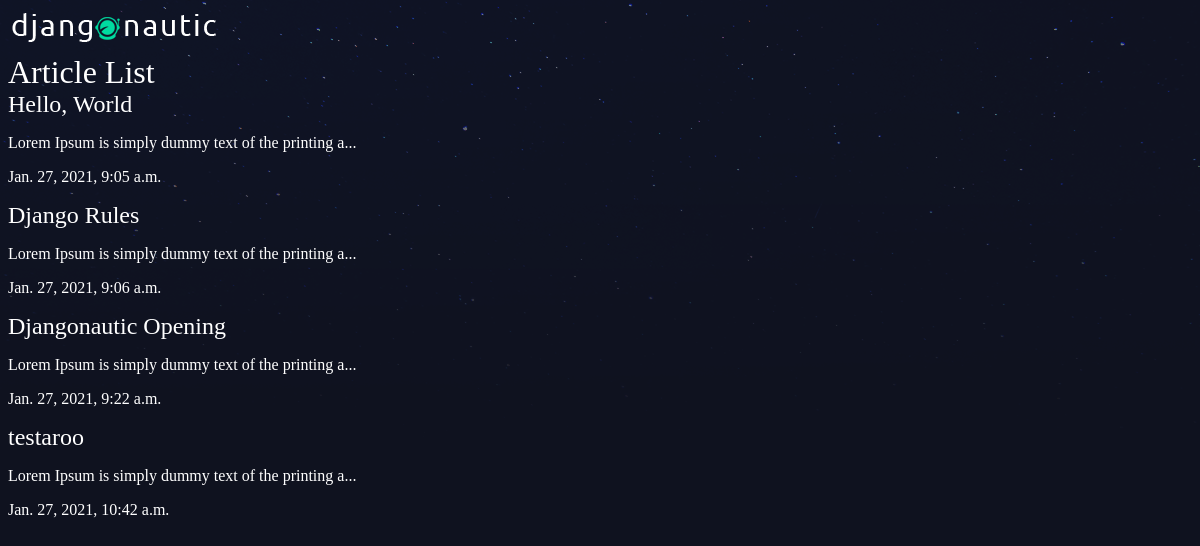
/articles/, run on an earlier commit of the app's database.
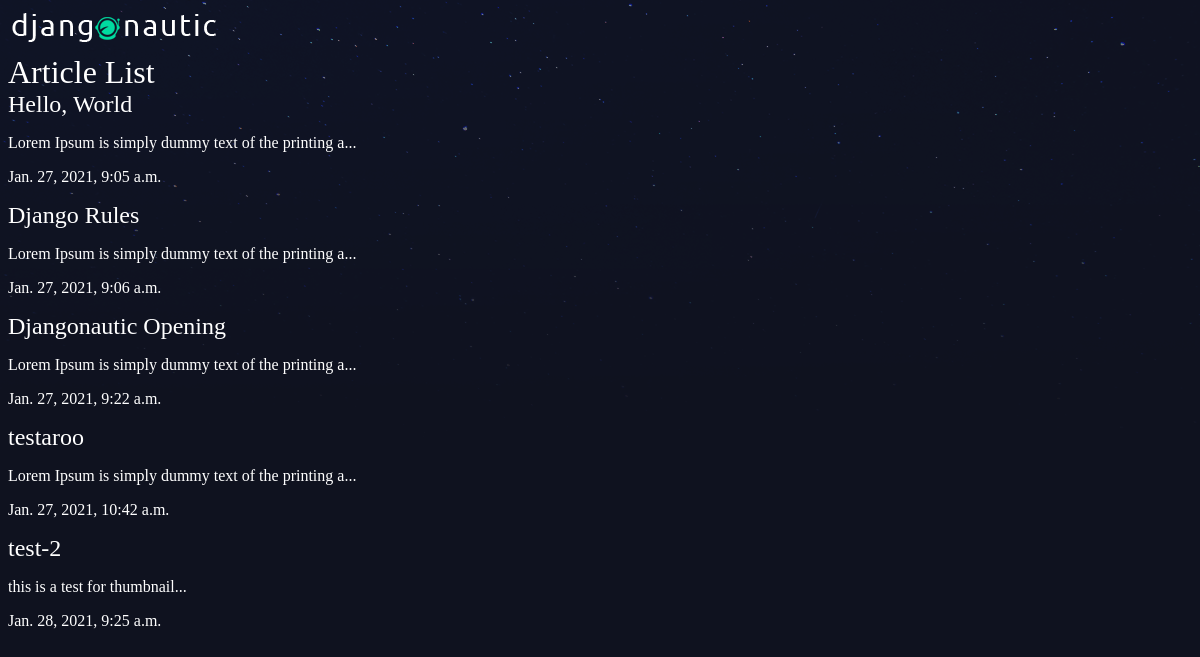
And on a later commit of the database.
### articles/models.py (models this page shows, shortened)
class Article(models.Model):
    title = models.CharField(max_length=100)
    slug = models.SlugField()
    body = models.TextField()
    date = models.DateTimeField(auto_now_add=True)
    thumb = models.ImageField(default='default.png', blank=True)
    def snippet(self):
        return self.body[:50] + '...'

### articles/views.py (the view)
# urls.py: path('',views.article_list, name='list'),
def article_list(request):
    articles = Article.objects.all().order_by('date')
    return render(request, 'articles/article_list.html', {'articles':articles})

### articles/templates/articles/article_list.html
{% extends 'base_layout.html' %}
{% block content %}
    <h1>Article List</h1>
    <div class="articles">
        {% for article in articles %}
            <div class="article">
                <h2><a href="{% url 'articles:detail' slug=article.slug %}">{{ article.title }}</a></h2>
                <p>{{ article.snippet }}</p>
                <p>{{ article.date }}</p>
            </div>
        {% endfor %}
    </div>
{% endblock %}

### templates/base_layout.html (shortened to what this page needs)
{% load static %}
<!DOCTYPE html>
<html lang="en">
<head>
    <link rel="stylesheet" href="{% static 'styles.css' %}">
</head>
<body>
    <div class="wrapper">
        <h1><a href="{% url 'articles:list' %}"><img src="{% static 'logo.png' %}" alt=""></a></h1>
        {% block content %}
        {% endblock %}
    </div>
</body>
</html>

### assets/styles.css (style rules this page uses)
body { background-color: #0f121f; background-image: url(stars.png); background-repeat: no-repeat; color: #fff; }
body * { font-family: Ubuntu; }
h1, h2, h3, h4, h5 { font-weight: normal; margin: 0; }
a, a:hover, a:visited { color: #fff; text-decoration: none; }

What changed in the data, as far as the page shows it:
added Article: title "test-2", snippet "this is a test for thumbnail...", date "Jan. 28, 2021, 9:25 a.m."
